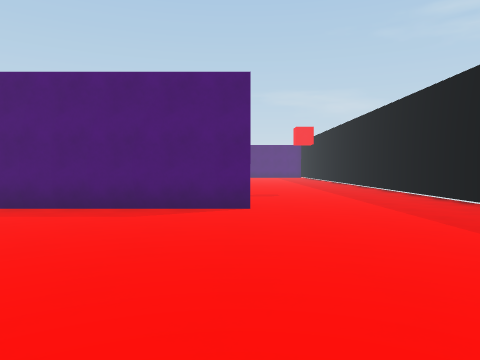
View 1 (above)

24 first-person views from a walk through a scene from a Unity 3-D project. The camera is 1.5 m above the floor, tilts 2° down and sees 70° across. The floor is counted in squares, 2 m on a side. Each view is taken from the middle of a square. On the plan, view 1 faces up. The plan holds only what a view shows up to about 11 squares ahead; the rest is blank. The place goes on beyond the plan.

View 2
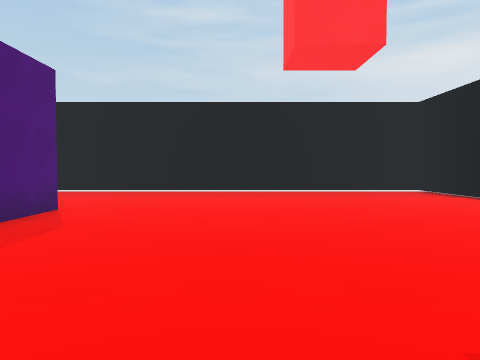

View 3
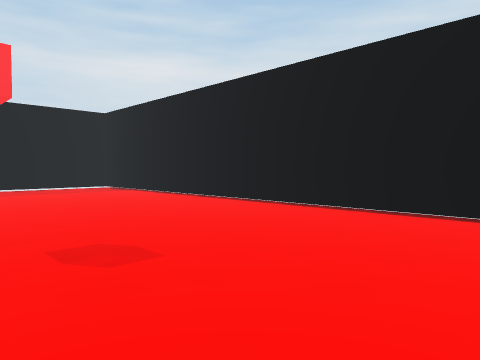

View 4
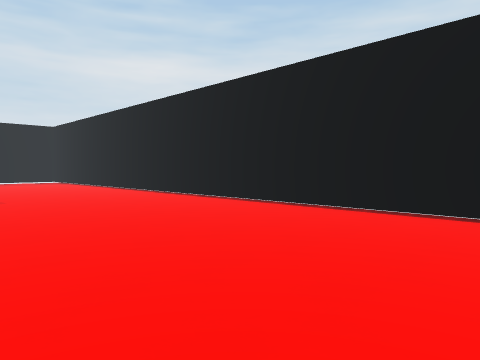

View 5
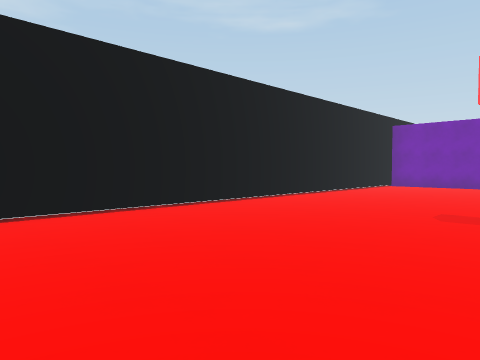

View 6
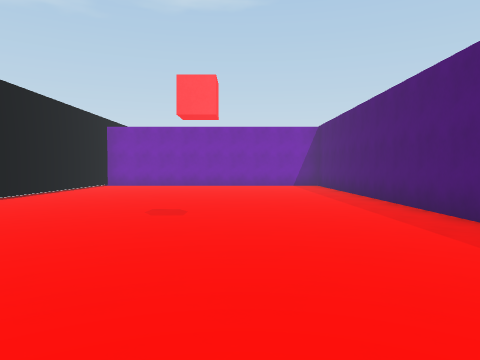

View 7
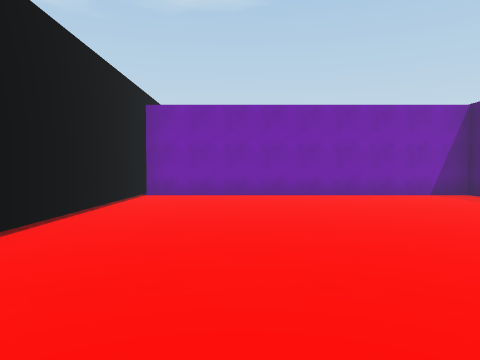

View 8
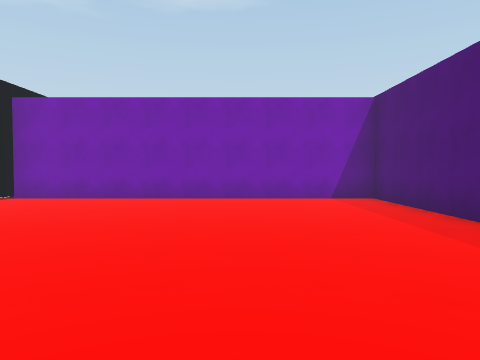

View 9
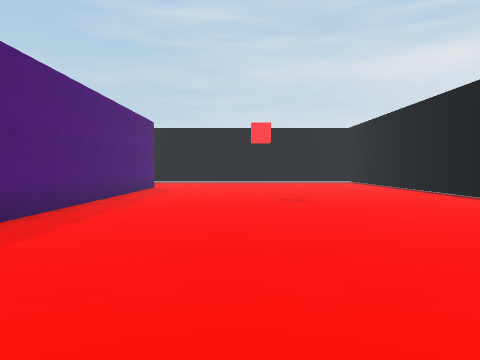

View 10
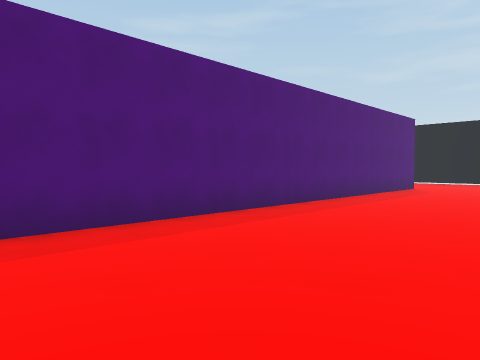

View 11
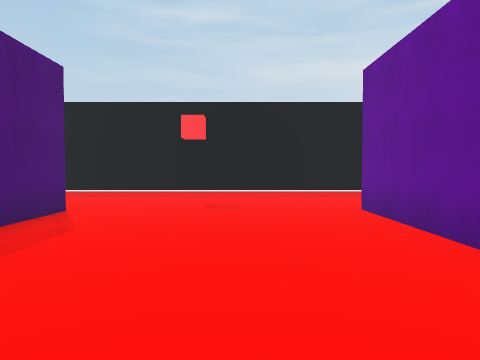

View 12
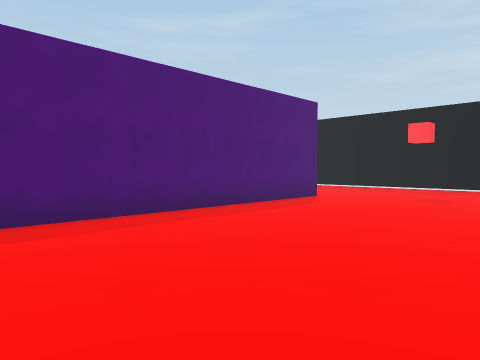

View 13
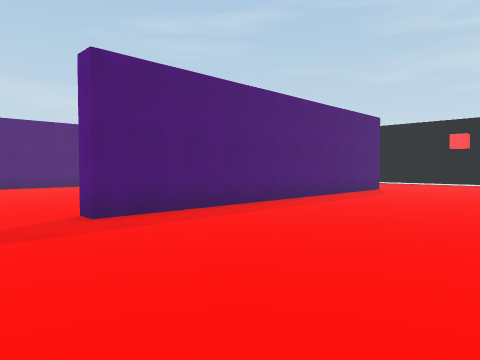

View 14
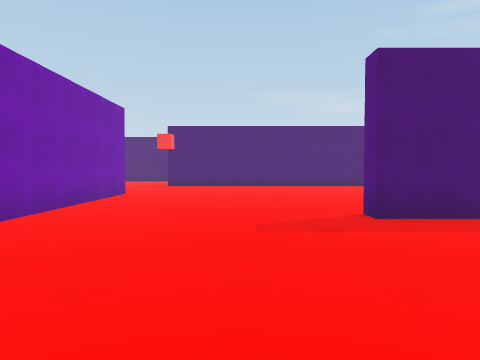

View 15
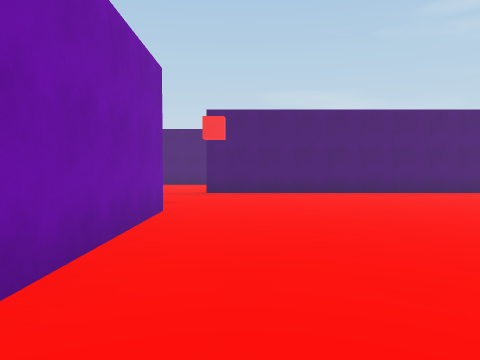

View 16
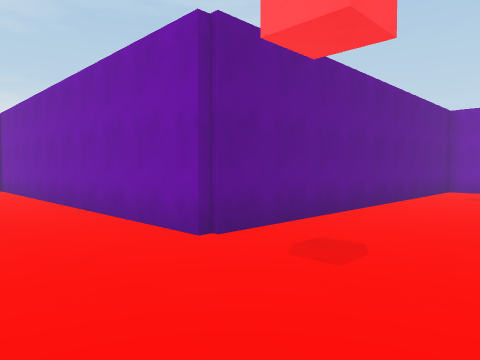

View 17
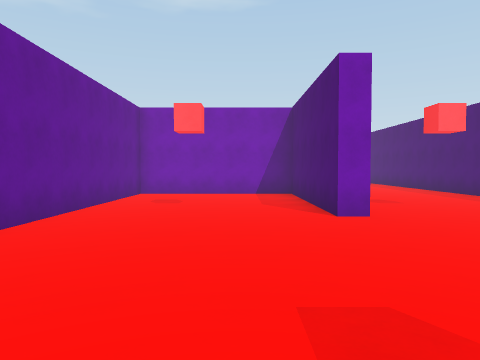

View 18
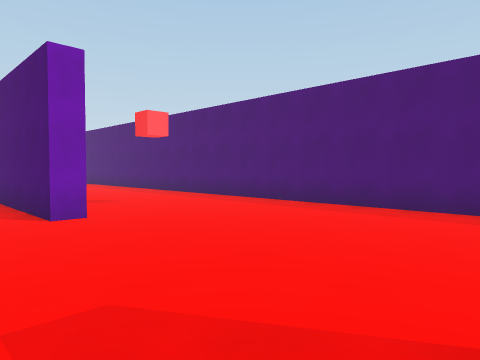

View 19
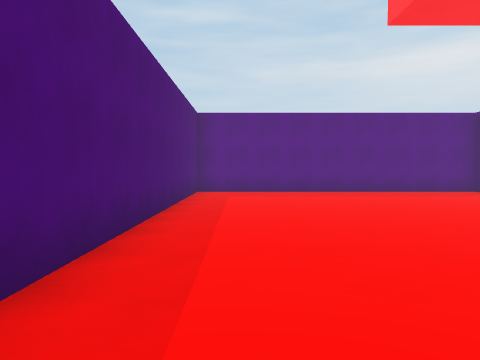

View 20
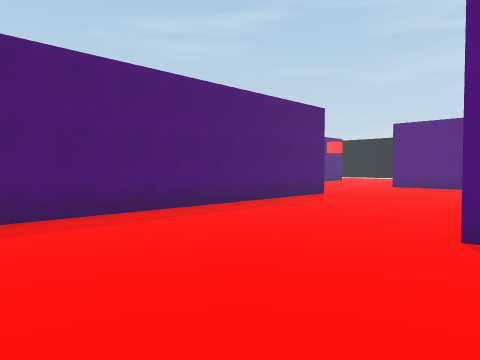

View 21
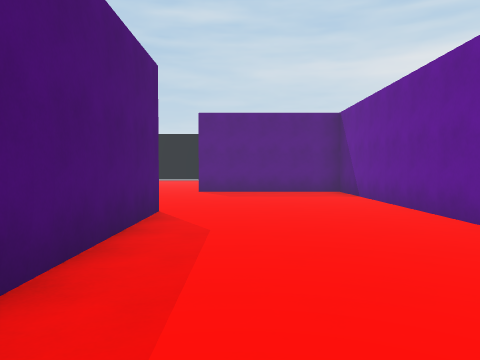

View 22
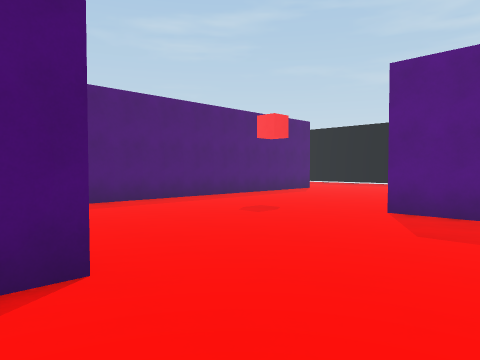

View 23
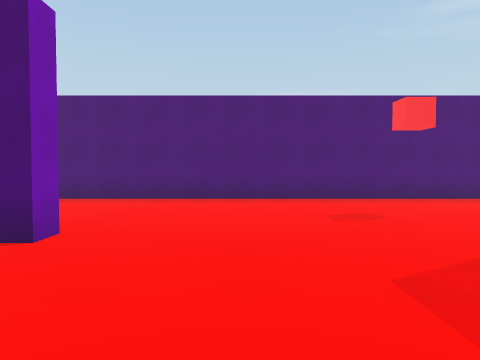

View 24
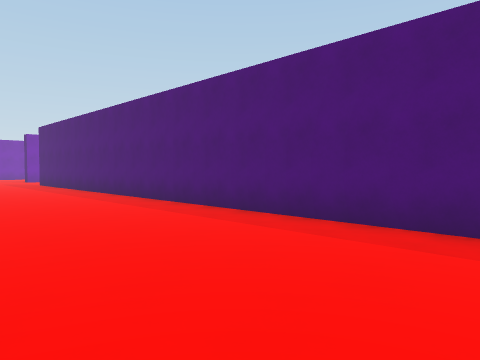

### Floor plan
Points are (right, up) in squares from view 1. A wall is a line through its corners. A room is listed if a view was taken in it or the views show most of it. See-through windows are left out.
Room 1 (views 1, 2, 3, 4, 5, 6, 7, 8, 9, 10, 11, 12, 13, 14, 15, 16, 17, 18, 19, 20, 21, 22, 23, 24)
walls: (-5.2, 12.5) (-5.2, 21.3) (-15, 21.3); (-11.5, 21.8) (-5.2, 21.8) (-5.2, 26.4); (0, 12.1) (-10, 12.1) (-10, 12.6); (-2.9, 6.8) (0.2, 6.8); (-10.1, 27) (-10.1, 26.4) (-26, 26.4); (-14.6, 6.3) (-24.4, 6.3) (-24.4, -2.6) (4.8, -2.6) (4.8, 14.5); (0.2, 6.3) (-12.2, 6.3); (-20.3, 22.1) (-20.3, 21.5) (-25, 21.5) (-25, 17.1) (-15.4, 17.1) (-15.4, 7); (-2.1, 31.4) (-20.2, 31.4)

Positions as (right, up) in squares from view 1, and headings:
1: (0, 0), facing up
2: (-6, 3), facing right
3: (-8, 3), facing down-right
4: (-14, 3), facing down-right
5: (-10, 3), facing down-left
6: (-10, 3), facing left
7: (-15, 0), facing left
8: (-16, 3), facing left
9: (-13, 3), facing right
10: (-13, 2), facing up-right
11: (-6, 9), facing right
12: (-8, 7), facing up-right
13: (-12, 7), facing up-right
14: (-12, 7), facing up
15: (-14, 11), facing up
16: (-13, 20), facing down-left
17: (-15, 20), facing left
18: (-15, 20), facing up-left
19: (-16, 20), facing right
20: (-19, 21), facing up-right
21: (-16, 25), facing right
22: (-11, 24), facing up-right
23: (-8, 23), facing up
24: (-9, 27), facing up-left
